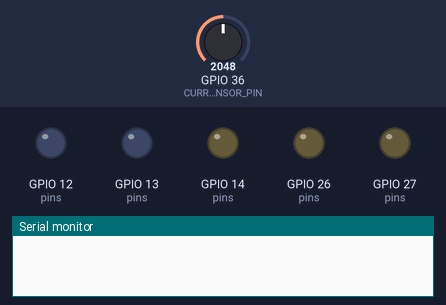
This sketch was run on a simulated ESP32. Parts: output pins drawn as LEDs (lit = HIGH), the last lines printed to the serial monitor. The inputs (shaded band) are chosen by the test bench; at power-on: GPIO 36 (CURRENT_SENSOR_PIN) = 2048.

Above: at 0.1 s.
At 4.1 s:
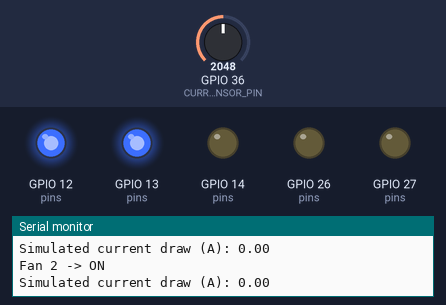
At 8.1 s:
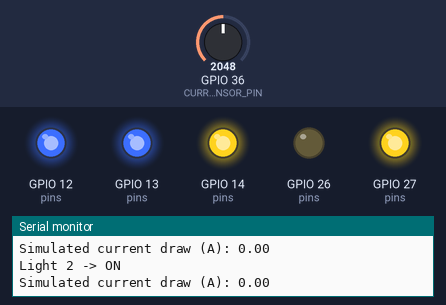
At 16.1 s:
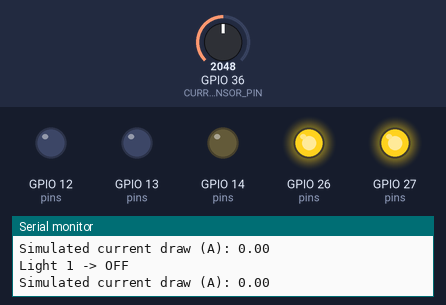
At 26.1 s:
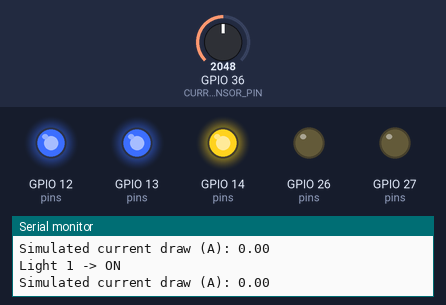
At 38.1 s:
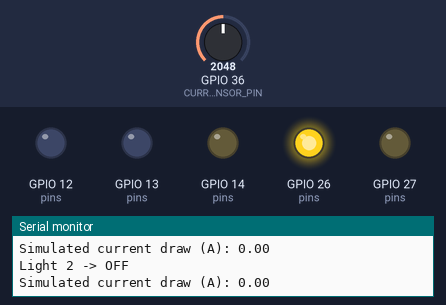
Timing chart, 0 to 39.6 s (numbered marks = the images above):
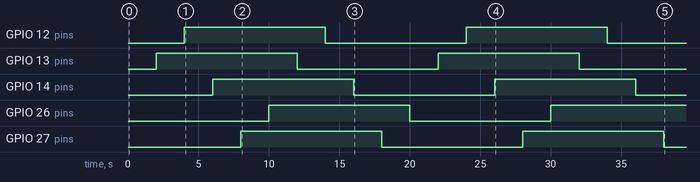

Measured:
- by itself, GPIO 12 (pins), GPIO 13 (pins), GPIO 14 (pins), GPIO 27 (pins): alternates HIGH for 10.0 s and LOW for 10.0 s
- by itself, GPIO 26 (pins): LOW → HIGH at 10.0 s, → LOW 10.0 s later, → HIGH 10.0 s later

The sketch:

sketch.ino
```cpp
#define FAN1   13
#define FAN2   12
#define LIGHT1 14
#define LIGHT2 27
#define LIGHT3 26
#define CURRENT_SENSOR_PIN 36
int pins[5] = { FAN1, FAN2, LIGHT1, LIGHT2, LIGHT3 };
const char* names[5] = { "Fan 1", "Fan 2", "Light 1", "Light 2", "Light 3" };
bool state[5] = { false, false, false, false, false };

void setup() {
  Serial.begin(115200);
  for (int i = 0; i < 5; i++) pinMode(pins[i], OUTPUT);
}

void loop() {
  static int idx = 0;
  static unsigned long last = 0;
  if (millis() - last > 2000) {
    last = millis();
    state[idx] = !state[idx];
    digitalWrite(pins[idx], state[idx] ? HIGH : LOW);
    Serial.print(names[idx]);
    Serial.println(state[idx] ? " -> ON" : " -> OFF");
    idx = (idx + 1) % 5;

    int raw = analogRead(CURRENT_SENSOR_PIN);
    float voltage = (raw / 4095.0) * 3.3;
    float current = (voltage - 1.65) / 0.185;
    Serial.print("Simulated current draw (A): ");
    Serial.println(current);
  }
}
```
